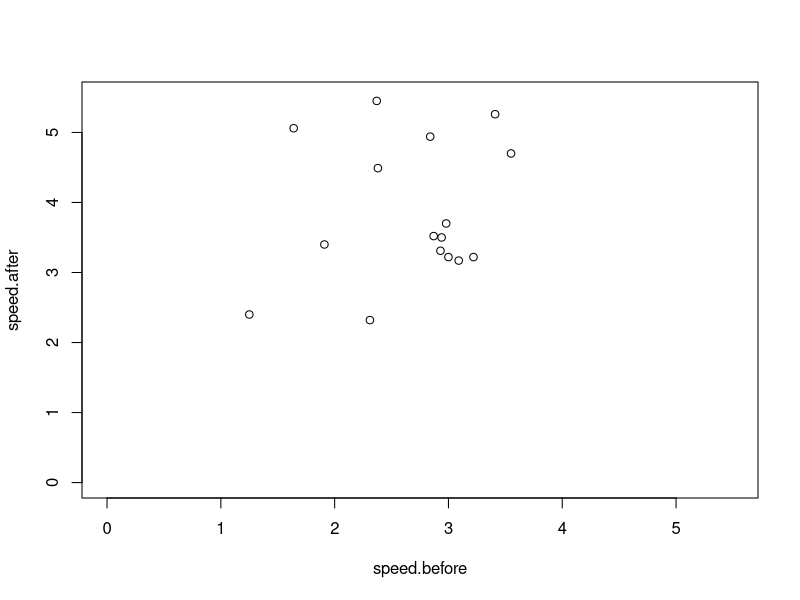

The R script that drew this image:
# Q. The file spider.txt is on Canvas. The data here are from an experiment where researchers removed a
# pedipalp from male spiders. In males these are enlarged and used in mating. They hypothesised that the
# pedipalp was a sexual handicap to the male spiders They measured the speed (in cm/s) of spiders before
# and after amputation. Download this to a folder that you can access. Look at it in a text editor (eg notepad in
# Windows or TextEdit in OS X). Read it into R to create a dataframe object. View the first 6 lines. Summarise
# the data. Produce a simple plot of spider speed before versus after amputation. Is there a relationship
# between speed before and after amputation? Now set the xlim and ylim arguments to start the axes at
# zero and plot both axes on the scale. From this, or the summary of the data above, is there an effect of
# amputation on spider speed?


df = read.table("spider.txt",header= T) #load the file to read

View(df) 

head(df) #viewing first few lines 

summary(df) #summarize the data

plot(speed.after~speed.before,df,xlim=c(0,5.5),ylim=c(0,5.5))

#Since more data points are clustered in the top section of the graph, 
# we can speed does increases after removing a pedipalp from male spiders. 
